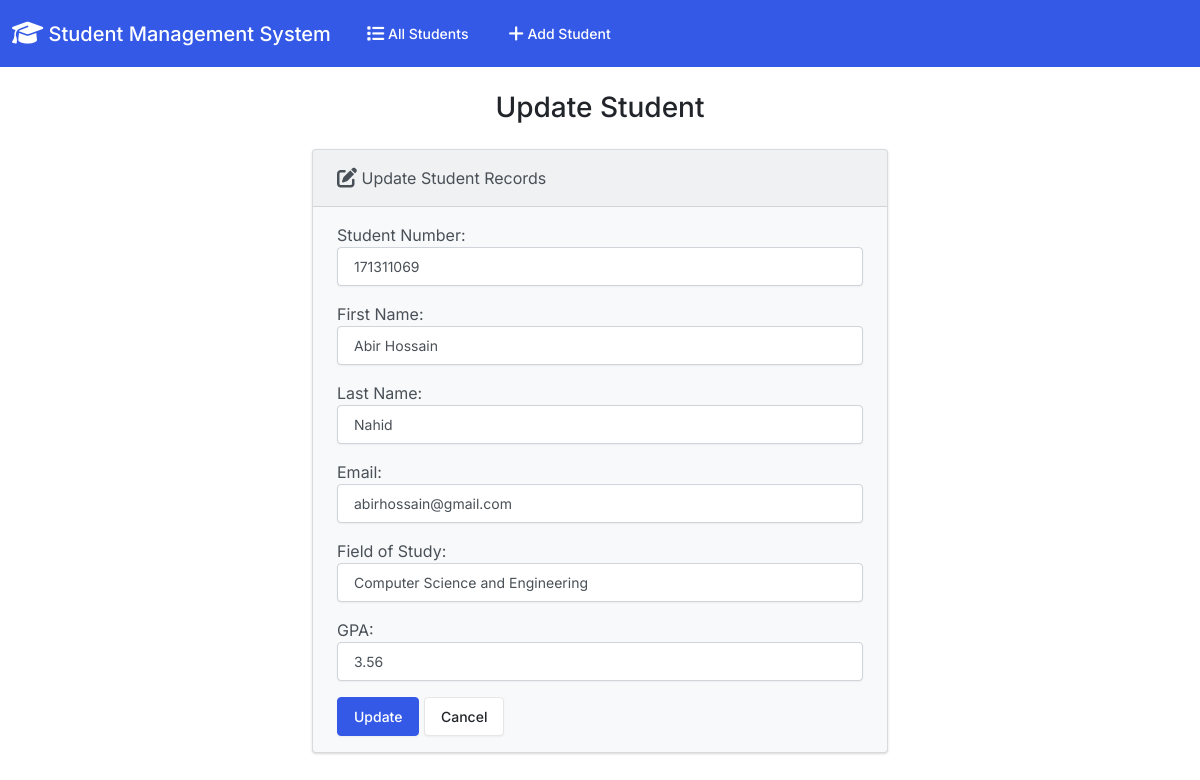
Page /edit/2/ on the committed database.
### student_info/models.py (models this page shows, shortened)
class Student(models.Model):
  student_number = models.PositiveIntegerField()
  first_name = models.CharField(max_length=50)
  last_name = models.CharField(max_length=50)
  email = models.EmailField(max_length=100)
  field_of_study = models.CharField(max_length=50)
  gpa = models.FloatField()

### student_info/views.py (the view)
# urls.py: path('edit/<int:id>/', views.edit, name='edit'),
def edit(request, id):
  if request.method == 'POST':
    student = Student.objects.get(pk=id)
    form = StudentForm(request.POST, instance=student)
    if form.is_valid():
      form.save()
      return render(request, 'student_info/edit.html', {
        'form': form,
        'success': True
      })
  else:
    student = Student.objects.get(pk=id)
    form = StudentForm(instance=student)
  return render(request, 'student_info/edit.html', {
    'form': form
  })

### student_info/forms.py
class StudentForm(forms.ModelForm):
  class Meta:
    model = Student
    fields = ['student_number', 'first_name', 'last_name', 'email', 'field_of_study', 'gpa']
    labels = {
      'student_number': 'Student Number',
      'first_name': 'First Name',
      'last_name': 'Last Name',
      'email': 'Email',
      'field_of_study': 'Field of Study',
      'gpa': 'GPA'
    }
    widgets = {
      'student_number': forms.NumberInput(attrs={'class': 'form-control'}),
      'first_name': forms.TextInput(attrs={'class': 'form-control'}),
      'last_name': forms.TextInput(attrs={'class': 'form-control'}),
      'email': forms.EmailInput(attrs={'class': 'form-control'}),
      'field_of_study': forms.TextInput(attrs={'class': 'form-control'}),
      'gpa': forms.NumberInput(attrs={'class': 'form-control'}),
    }

### student_info/templates/student_info/edit.html (shortened to what this page needs)
{% extends "student_info/base.html" %}
{% block body %}
  <h3 class="text-center m-4">Update Student</h3>
  {% if success %}
    <div class="alert alert-success" role="alert">
      The student updated successfully.
      <a href="{% url 'index' %}" class="alert-link">Go to Home Page.</a>
    </div>
  {% else %}
    <div class="row justify-content-center">
      <div class="col-6">
        <div class="card bg-light mb-3">
          <div class="card-header">
            <i class="fa-solid fa-pen-to-square fa-lg"></i> Update Student Records
          </div>
          <div class="card-body">
            <form action="" method="POST">
              {{ form.as_p }}
              <button type="submit" class="btn btn-primary">Update</button>
              <a href="{% url 'index' %}" class="btn btn-secondary">Cancel</a>
            </form>
          </div>
        </div>
      </div>
    </div>
  {% endif %}
{% endblock %}

### rows in the picture
Student: student_number "171311069", first_name "Abir Hossain", last_name "Nahid", email "abirhossain@gmail.com", field_of_study "Computer Science and Engineering", gpa "3.56"
